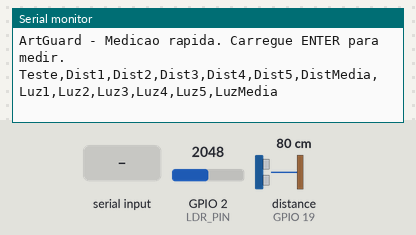
This sketch was run on a simulated ESP32-C6. On the bench: the last lines printed to the serial monitor. The test bench sets the inputs (shaded band); at power-on: GPIO 2 (LDR_PIN) = 2048, distance to the obstacle (sensor on GPIO 19) 80 cm (analog values on the 0–4095 scale). The echo pulse lasts 58.3 µs per cm.

Above: at 2.2 s.
2.3 s: "1" received over Serial
At 3.9 s:
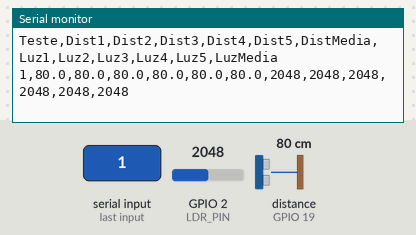
4.8 s: "0" received over Serial
At 7.0 s:
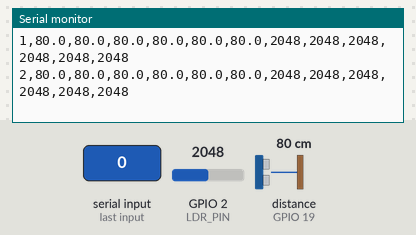

The sketch:

medicao_rapida_c6.ino
```cpp
// ArtGuard – A1: Medição rápida (ESP32-C6)
// Como usar: abrir o Serial Monitor (115200), colocar o objeto à distância
// pretendida e carregar em ENTER (Send). O programa faz 5 leituras e mostra a média.
// Ligações iguais ao teste_sensores_c6: Trig 18, Echo 19, LDR 2.

const int TRIG_PIN = 18;
const int ECHO_PIN = 19;
const int LDR_PIN  = 2;
const int N = 5;
int numeroTeste = 0;

float lerDistanciaCm() {
  digitalWrite(TRIG_PIN, LOW);  delayMicroseconds(2);
  digitalWrite(TRIG_PIN, HIGH); delayMicroseconds(10);
  digitalWrite(TRIG_PIN, LOW);
  unsigned long d = pulseIn(ECHO_PIN, HIGH, 30000);
  if (d == 0) return -1;
  return d * 0.0343 / 2.0;
}

void setup() {
  Serial.begin(115200);
  pinMode(TRIG_PIN, OUTPUT);
  pinMode(ECHO_PIN, INPUT);
  analogReadResolution(12);
  analogSetAttenuation(ADC_11db);
  delay(1000);
  Serial.println("ArtGuard - Medicao rapida. Carregue ENTER para medir.");
  Serial.println("Teste,Dist1,Dist2,Dist3,Dist4,Dist5,DistMedia,Luz1,Luz2,Luz3,Luz4,Luz5,LuzMedia");
}

void loop() {
  if (Serial.available()) {
    while (Serial.available()) Serial.read();   // limpar entrada
    numeroTeste++;
    float somaD = 0; int validos = 0; long somaL = 0;
    float dist[N]; int luz[N];
    for (int i = 0; i < N; i++) {
      dist[i] = lerDistanciaCm();
      luz[i] = analogRead(LDR_PIN);
      if (dist[i] > 0) { somaD += dist[i]; validos++; }
      somaL += luz[i];
      delay(200);
    }
    Serial.print(numeroTeste);
    for (int i = 0; i < N; i++) { Serial.print(","); Serial.print(dist[i], 1); }
    Serial.print(",");
    if (validos > 0) Serial.print(somaD / validos, 1); else Serial.print("---");
    for (int i = 0; i < N; i++) { Serial.print(","); Serial.print(luz[i]); }
    Serial.print(",");
    Serial.println(somaL / N);
  }
}
```

Measured:
- after the input at 2.3 s, the serial monitor: prints a new line after 1.0 s (image 1)
- after the input at 4.8 s, the serial monitor: prints a new line after 1.0 s (image 2)
